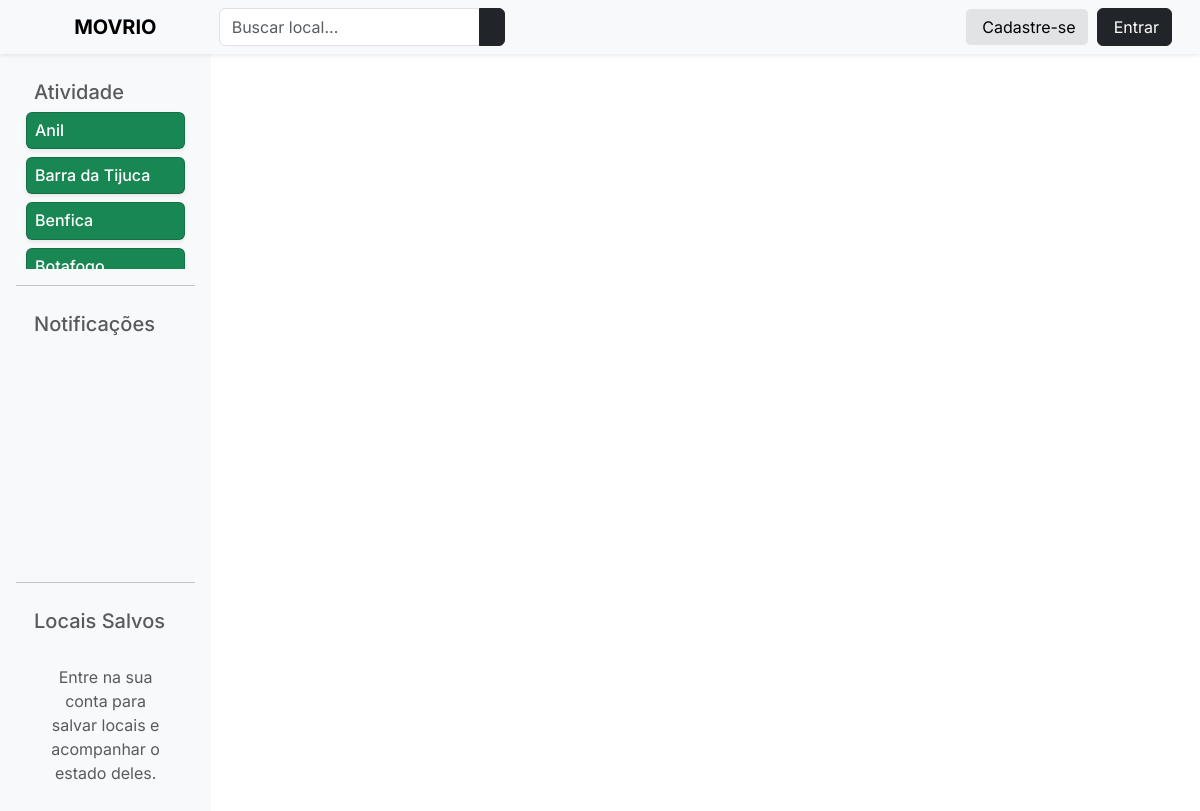
The app's page /, older data.
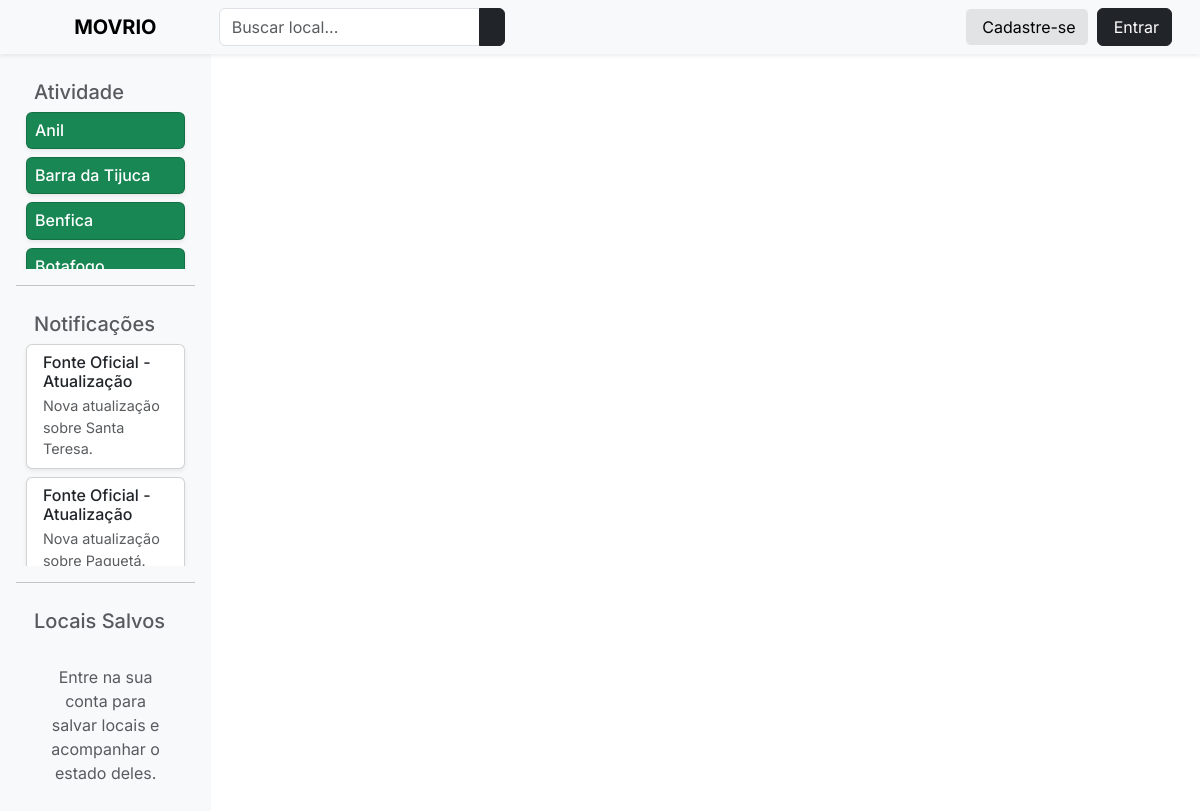
The same page, newer data.
### visualizer/models.py (models this page shows, shortened)
class Place(models.Model, Publisher):
    class PlaceType(models.TextChoices):
        RUA = "RUA", "Rua"
        PRAIA = "PRAIA", "Praia"
        BAIRRO = "BAIRRO", "Bairro"
        PONTO_TURISTICO = "PT_TUR", "Ponto Turístico"
        PRACA = "PRACA", "Praça"
    class StatusType(models.TextChoices):
        POUCO_MOVIMENTADO = "PM", "Pouco movimentado"
        MOVIMENTACAO_INTENSA = "MI", "Movimentação intensa"
        MUITO_MOVIMENTADO = "MM", "Muito movimentado"
    type = models.CharField(max_length=6, choices=PlaceType, default=PlaceType.BAIRRO, db_column="type")
    status = models.CharField(max_length=2, choices=StatusType)
    name = models.CharField(max_length=30)
    latitude = models.FloatField()
    longitude = models.FloatField()
    observers = models.ManyToManyField('UserProfile', related_name="saved_places")
    def get_trend_icon(self) -> str:
        estimates = self.estimates.order_by("-datetime")[:2]  # Pega as duas últimas estimativas
        if len(estimates) < 2:
            return "ti ti-minus"  # Sem dados suficientes para comparar
        latest_estimate = estimates[0].amount
        second_latest_estimate = estimates[1].amount
        if latest_estimate > second_latest_estimate:
            return "ti ti-trending-up"
        elif latest_estimate < second_latest_estimate:
            return "ti ti-trending-down"
        else:
            return "ti ti-minus"
    def __str__(self):
        return self.name

class Information(models.Model):
    title = models.CharField(max_length=30)
    description = models.TextField()
    created_at = models.DateTimeField(auto_now_add=True)
    updated_at = models.DateTimeField(auto_now=True)
    verified = models.BooleanField(default=False)
    place = models.ForeignKey(
        Place,
        on_delete=models.CASCADE,
        related_name="%(app_label)s_%(class)s_related",
        related_query_name="%(app_label)s_%(class)ss"
    )
    class Meta:
        abstract = True

class ThirdPartyInformation(Information):
    source_name = models.TextField()
    source_url = models.TextField(validators=[
        URLValidator()
    ])

### visualizer/views.py (the view)
# urls.py: path('', views.index, name='index'),
def index(request):
    form = InformationUploadForm()
    places = Place.objects.all().order_by("name")
    heatmap_data = []
    for place in places:
        latest_estimate = place.estimates.order_by('-datetime').first()  # type: ignore # Pegando a estimativa mais recente
        if latest_estimate:  # 🔹 Verifica se existe pelo menos uma estimativa
            heatmap_data.append({
                "lat": place.latitude,
                "lng": place.longitude,
                "weight": latest_estimate.amount  # Usa a quantidade de pessoas como peso do mapa de calor
            })
    activity_data = []
    for place in places:
        estimates = place.estimates.order_by('datetime') # type: ignore
        activity_data.append({
            "id": place.pk,
            "name": place.name,
            "status": place.status,
            "trend_icon": place.get_trend_icon(),
        })
    notifications = list(chain(
        ThirdPartyInformation.objects.order_by('-created_at')[:5],
        ImageInformation.objects.order_by('-created_at')[:5],
        VideoInformation.objects.order_by('-created_at')[:5]
    ))
    saved_places = []
    if request.user.is_authenticated:
        user_profile = UserProfile.objects.get(user=request.user)
        saved_places = [place.pk for place in user_profile.saved_places.all()]  # type: ignore
    context = {
        "form": form,
        "heatmap_data": json.dumps(heatmap_data),
        "google_maps_api_key": settings.GOOGLE_MAPS_API_KEY,
        "activity_data": activity_data,
        "notifications": notifications,
        "saved_places": saved_places,
        "user_authenticated": request.user.is_authenticated
    }
    return render(request, "visualizer/heatmap.html", context)

### visualizer/templates/visualizer/heatmap.html (shortened to what this page needs)
{% extends "visualizer/base.html" %}
{% load static %}
{% block content %}
<div class="d-flex w-100 h-100">
    <div class="sidebar d-flex flex-column bg-light p-3">
        <div class="sidebar-section section-activity">
            <div class="sidebar-section-title">
                <h5 class="text-muted">Atividade</h5>
            </div>
            <div class="scrollable-content">
                {% for place in activity_data %}
                    <div class="card place-card p-2 mb-2 shadow-sm
                        {% if place.status == 'PM' %} bg-success text-white
                        {% elif place.status == 'MI' %} bg-warning text-dark
                        {% else %} bg-danger text-white {% endif %} hover-effect" data-place-id="{{ place.id }}">
                        <div class="d-flex justify-content-between align-items-center">
                            <h6 class="mb-0">{{ place.name }}</h6>
                        </div>
                    </div>
                {% endfor %}
            </div>
        </div>
        <hr>
        <div class="sidebar-section section-notifications">
            <h5 class="text-muted">Notificações</h5>
            <div class="scrollable-content">
                {% for notification in notifications %}
                    <div class="card p-2 mb-2 shadow-sm notification-card">
                        <div class="d-flex align-items-start">
                            <div>
                                <h6 class="mb-1">{{ notification.title }}</h6>
                                <p class="text-muted mb-0">{{ notification.description }}</p>
                            </div>
                        </div>
                    </div>
                {% endfor %}
            </div>
        </div>
        <hr>
        <div class="sidebar-section section-saved">
            <h5 class="text-muted">Locais Salvos</h5>
            <div class="scrollable-content">
                {% if user_authenticated %}
                    {% if saved_places %}
                        {% for place in activity_data %}
                            {% if place.id in saved_places %}
                                <div class="card p-2 mb-2 border-primary text-primary shadow-sm">
                                    <div class="d-flex justify-content-between align-items-center">
                                        <h6 class="mb-0">{{ place.name }}</h6>
                                        <i class="{{ place.trend_icon }} fs-4"></i>
                                    </div>
                                </div>
                            {% endif %}
                        {% endfor %}
                    {% else %}
                        <p class="text-muted fs-5">Você ainda não salvou nenhum local.</p>
                    {% endif %}
                {% else %}
                    <div class="text-center p-4">
                        <p class="text-muted fs-7">Entre na sua conta para salvar locais e acompanhar o estado deles.</p>
                    </div>
                {% endif %}
            </div>
        </div>
    </div>
    <div class="flex-grow-1">
        <div id="map" class="w-100 h-100"></div>
    </div>
</div>
{% endblock %}

### visualizer/templates/visualizer/base.html (shortened to what this page needs)
{% load static %}
<!DOCTYPE html>
<html lang="en">
<head>
    <link href="https://cdn.jsdelivr.net/npm/bootstrap@5.3.3/dist/css/bootstrap.min.css" rel="stylesheet">
    <link rel="stylesheet" href="https://cdn.jsdelivr.net/npm/@tabler/icons-webfont@latest/tabler-icons.min.css">
     <link href="{% static 'visualizer/css/style.css' %}" rel="stylesheet">
</head>
<body>
    <nav class="navbar navbar-expand-lg navbar-light bg-light shadow-sm px-3">
        <div class="container-fluid">
            <div class="col-2 text-center">
                <a class="navbar-brand fw-bold" href="{% url 'index' %}">MOVRIO</a>
            </div>
            <div class="col-6 d-flex justify-content-start">
                <div class="input-group w-50">
                    <input id="searchBox" class="form-control" type="text" placeholder="Buscar local..." aria-label="Search">
                    <button class="btn btn-dark" type="submit">
                    </button>
                </div>
            </div>
            <div class="col-4 d-flex justify-content-end align-items-center gap-2">
                {% if user.is_authenticated %}
                    <button class="btn btn-success" data-bs-toggle="modal" data-bs-target="#uploadInfoModal">
                        <i class="ti ti-messages me-1"></i> Informe
                    </button>
                    <button class="btn btn-light bg-secondary-subtle" data-bs-toggle="offcanvas" data-bs-target="#notificationDrawer">
                        <i class="ti ti-bell me-1"></i> Notificações
                    </button>
                    <form method="POST" action="{% url 'logout' %}" class="d-inline">
                        {% csrf_token %}
                        <button type="submit" class="btn btn-dark logout-btn">
                            <i class="ti ti-logout"></i> Sair
                        </button>
                    </form>
                    <button class="btn btn-light bg-secondary-subtle" data-bs-toggle="offcanvas" data-bs-target="#settingsDrawer">
                        <i class="ti ti-settings fs-6"></i>
                    </button>
                {% else %}
                    <button class="btn btn-light bg-secondary-subtle" data-bs-toggle="modal" data-bs-target="#signupModal">
                         Cadastre-se
                    </button>
                    <button class="btn btn-dark" data-bs-toggle="modal" data-bs-target="#loginModal">
                         Entrar
                    </button>
                {% endif %}
            </div>
        </div>
    </nav>
    <div class="position-fixed bottom-0 end-0 p-3" style="z-index: 1050">
    </div>
    <div class="content-container d-flex w-100">
        {% block content %}{% endblock %}
    </div>
</body>
</html>

### visualizer/static/visualizer/css/style.css (style rules this page uses)
:root { --bs-body-font-family: 'Inter', sans-serif !important; }
.sidebar { width: 17.6vw; display: flex; flex-direction: column; height: 95vh; overflow: hidden; }
.sidebar-section { flex-grow: 1; overflow-y: auto; padding: 10px; }
.section-activity { flex-basis: 30%; }
.section-notifications { flex-basis: 40%; }
.section-saved { flex-basis: 30%; }
.notification-card { font-size: 0.9rem !important; }

### visualizer/templates/visualizer/base.html (style rules this page uses)
html, body { height: 100%; margin: 0; padding: 0; overflow: hidden; }
.content-container { height: calc(100vh - 56px); }

### visualizer/templates/visualizer/heatmap.html (style rules this page uses)
html, body { height: 100%; margin: 0; overflow: hidden; }
#map { width: 100%; height: 100%; }

Row changes from the older to the newer data that the page shows:
added ThirdPartyInformation: title "Fonte Oficial - Atualização", description "Nova atualização sobre Santa Teresa."
added ThirdPartyInformation: title "Fonte Oficial - Atualização", description "Nova atualização sobre Paquetá."
